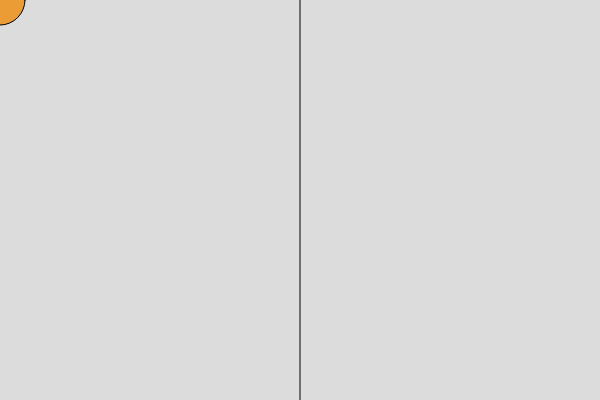
Frame 1 (no input)
Frame 60 (no input): identical to frame 1, image omitted
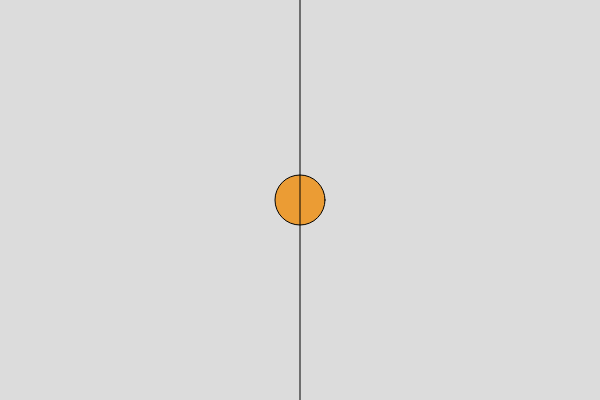
Frame 120 (the mouse pressed at the canvas centre since frame 60)

The p5.js sketch that drew these frames (run headless with seeded random() and noise() and a simulated clock; from frame 60 on, the mouse is pressed at the canvas centre):

// p5.js sketch
// ── sketch.js
function setup() {
  createCanvas(600, 400);
}

function draw() {
  background(220);
  
  if (mouseX > width / 2) {
      fill(52, 186, 235);
  } else {
      fill(235, 156, 52);
  }
  
  ellipse(mouseX, mouseY, 50, 50);
  line(width / 2, 0, width / 2, height);
}
